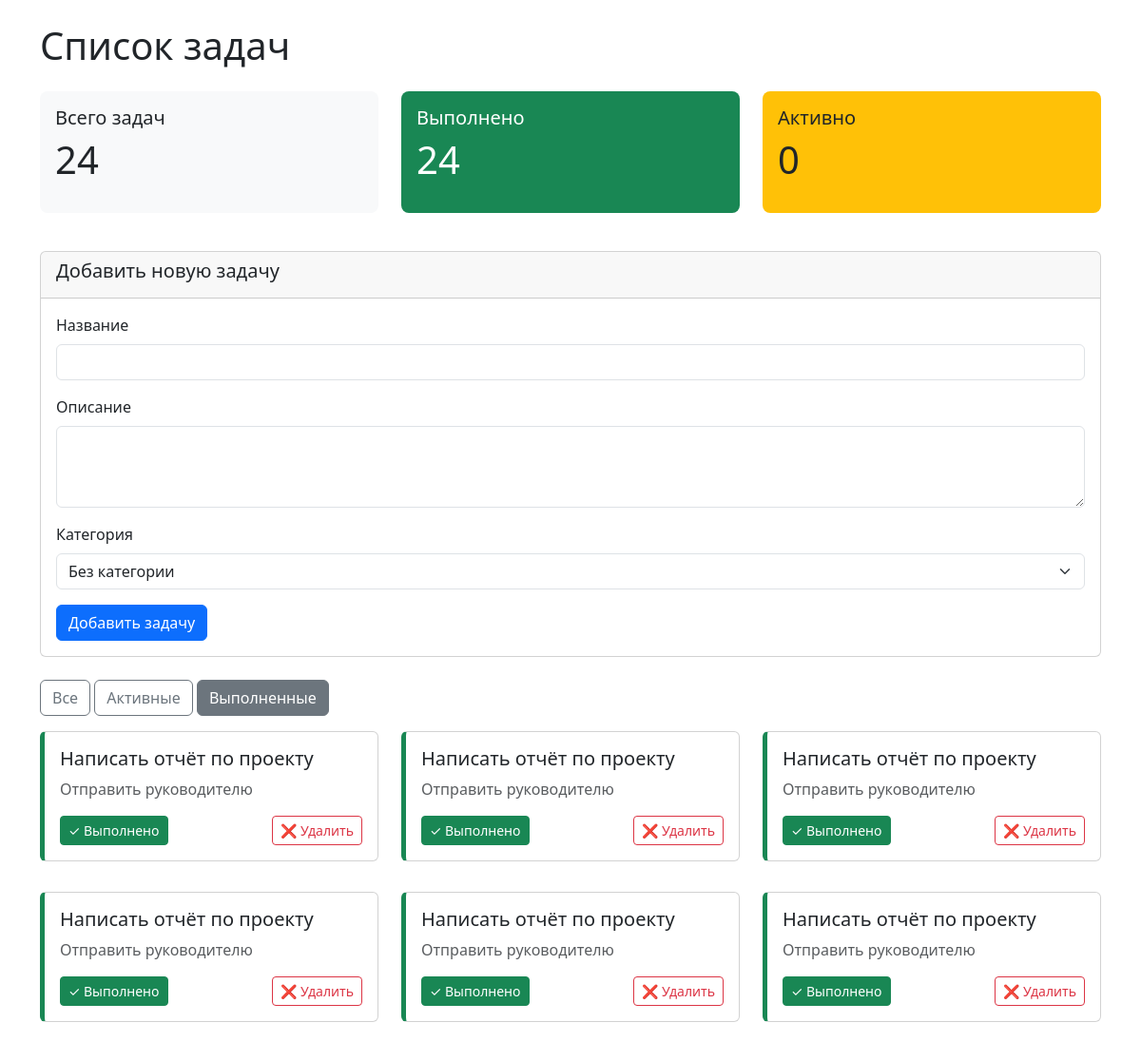
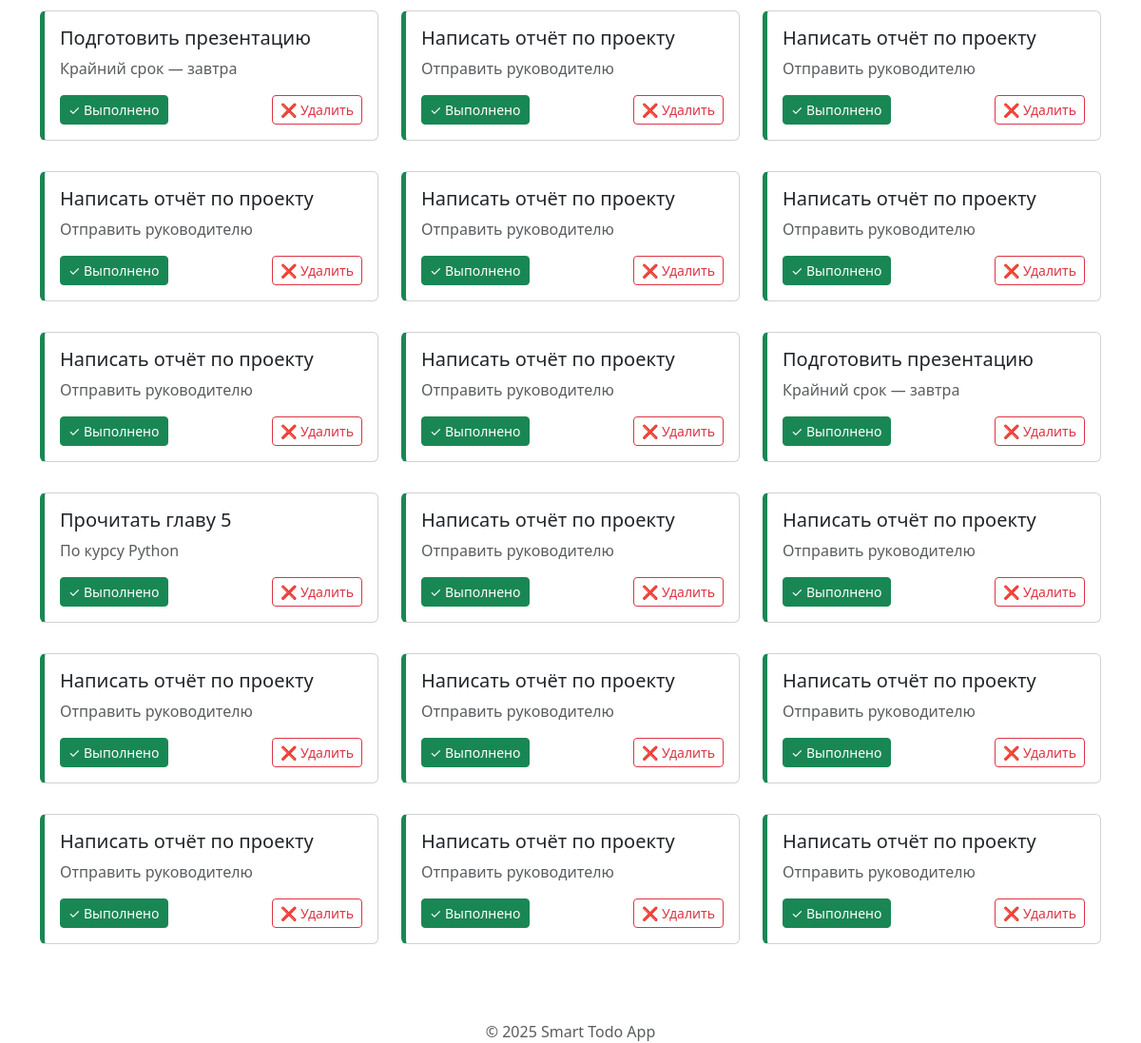
The app's page /?filter=completed with its own data (2 pictures, top to bottom).
### tables this page shows
CREATE TABLE tasks (
            id INTEGER PRIMARY KEY AUTOINCREMENT,
            title TEXT NOT NULL,
            description TEXT,
            category_id INTEGER,
            status TEXT DEFAULT 'pending',
            created_at TIMESTAMP DEFAULT CURRENT_TIMESTAMP,
            FOREIGN KEY (category_id) REFERENCES categories (id) ON DELETE SET NULL
        );

### src/backend/app.py (the view, shortened to what this page needs)
@app.route('/')
def index():
    conn = get_db_connection()
    filter_param = request.args.get('filter', 'all')
    categories = conn.execute("SELECT * FROM categories").fetchall()
    if filter_param == 'active':
        tasks = conn.execute("""
            SELECT t.id, t.title, t.description, t.status, t.created_at,
                   c.id as category_id, c.name as category_name
            FROM tasks t
            LEFT JOIN categories c ON t.category_id = c.id
            WHERE t.status != 'completed'
            ORDER BY t.created_at DESC
        """).fetchall()
    elif filter_param == 'completed':
        tasks = conn.execute("""
            SELECT t.id, t.title, t.description, t.status, t.created_at,
                   c.id as category_id, c.name as category_name
            FROM tasks t
            LEFT JOIN categories c ON t.category_id = c.id
            WHERE t.status = 'completed'
            ORDER BY t.created_at DESC
        """).fetchall()
    total = len(tasks)
    completed = len([t for t in tasks if t['status'] == 'completed'])
    active = total - completed
    conn.close()
    return render_template(
        'tasks_list.html',
        tasks=tasks,
        categories=categories,
        total_tasks=total,
        completed_tasks=completed,
        active_tasks=active,
        filter=filter_param
    )

### src/backend/app.py (called while the page is built)
def get_db_connection():
    conn = sqlite3.connect(DATABASE_PATH)
    conn.row_factory = sqlite3.Row
    return conn

### src/backend/templates/tasks_list.html (shortened to what this page needs)
{% extends "base.html" %}
{% block header %}Список задач{% endblock %}
{% block content %}
    <div class="row mb-4">
        <div class="col-md-4">
            <div class="stat-box bg-light">
                <h5>Всего задач</h5>
                <p class="display-6">{{ total_tasks }}</p>
            </div>
        </div>
        <div class="col-md-4">
            <div class="stat-box bg-success text-white">
                <h5>Выполнено</h5>
                <p class="display-6">{{ completed_tasks }}</p>
            </div>
        </div>
        <div class="col-md-4">
            <div class="stat-box bg-warning">
                <h5>Активно</h5>
                <p class="display-6">{{ active_tasks }}</p>
            </div>
        </div>
    </div>
    <div class="card mb-4">
        <div class="card-header">
            <h5>Добавить новую задачу</h5>
        </div>
        <div class="card-body">
            <form method="POST" action="/tasks">
                <div class="mb-3">
                    <label for="title" class="form-label">Название</label>
                    <input type="text" class="form-control" id="title" name="title" required>
                </div>
                <div class="mb-3">
                    <label for="description" class="form-label">Описание</label>
                    <textarea class="form-control" id="description" name="description" rows="3"></textarea>
                </div>
                <div class="mb-3">
                    <label for="category_id" class="form-label">Категория</label>
                    <select class="form-select" id="category_id" name="category_id">
                        <option value="">Без категории</option>
                    </select>
                </div>
                <button type="submit" class="btn btn-primary">Добавить задачу</button>
            </form>
        </div>
    </div>
    <div class="mb-3">
        <a href="/" class="btn btn-outline-secondary {% if filter == 'all' %}active{% endif %}">Все</a>
        <a href="/?filter=active" class="btn btn-outline-secondary {% if filter == 'active' %}active{% endif %}">Активные</a>
        <a href="/?filter=completed" class="btn btn-outline-secondary {% if filter == 'completed' %}active{% endif %}">Выполненные</a>
    </div>
    <div class="row">
        {% for task in tasks %}
            <div class="col-md-6 col-lg-4 mb-3">
                <div class="card task-card status-{{ task.status }}">
                    <div class="card-body">
                        <h5 class="card-title">{{ task.title }}</h5>
                        {% if task.description %}
                            <p class="card-text text-muted">{{ task.description }}</p>
                        {% endif %}
                        <div class="mt-3 d-flex justify-content-between">
                            <form method="POST" action="/tasks/{{ task.id }}/toggle" style="display:inline;">
                                <button type="submit" class="btn btn-sm {% if task.status == 'completed' %}btn-success{% else %}btn-outline-success{% endif %}">
                                    {% if task.status == 'completed' %}✓ Выполнено{% else %}➤ Выполнить{% endif %}
                                </button>
                            </form>
                            <form method="POST" action="/tasks/{{ task.id }}/delete" style="display:inline;">
                                <button type="submit" class="btn btn-sm btn-outline-danger" onclick="return confirm('Удалить задачу?')">
                                    ❌ Удалить
                                </button>
                            </form>
                        </div>
                    </div>
                </div>
            </div>
        {% endfor %}
    </div>
{% endblock %}

### src/backend/templates/base.html (style rules this page uses)
.task-card { margin-bottom: 1rem; border-left-width: 5px; }
.status-completed { border-left-color: #198754; }
.stat-box { padding: 1rem; border-radius: 0.5rem; margin-bottom: 1rem; }

### records on screen
tasks: title "Написать отчёт по проекту", description "Отправить руководителю", status "✓ Выполнено"
tasks: title "Написать отчёт по проекту", description "Отправить руководителю", status "✓ Выполнено"
tasks: title "Написать отчёт по проекту", description "Отправить руководителю", status "✓ Выполнено"
tasks: title "Написать отчёт по проекту", description "Отправить руководителю", status "✓ Выполнено"
tasks: title "Написать отчёт по проекту", description "Отправить руководителю", status "✓ Выполнено"
tasks: title "Написать отчёт по проекту", description "Отправить руководителю", status "✓ Выполнено"
tasks: title "Подготовить презентацию", description "Крайний срок — завтра", status "✓ Выполнено"
tasks: title "Написать отчёт по проекту", description "Отправить руководителю", status "✓ Выполнено"
tasks: title "Написать отчёт по проекту", description "Отправить руководителю", status "✓ Выполнено"
tasks: title "Написать отчёт по проекту", description "Отправить руководителю", status "✓ Выполнено"
tasks: title "Написать отчёт по проекту", description "Отправить руководителю", status "✓ Выполнено"
tasks: title "Написать отчёт по проекту", description "Отправить руководителю", status "✓ Выполнено"
tasks: title "Написать отчёт по проекту", description "Отправить руководителю", status "✓ Выполнено"
tasks: title "Написать отчёт по проекту", description "Отправить руководителю", status "✓ Выполнено"
tasks: title "Подготовить презентацию", description "Крайний срок — завтра", status "✓ Выполнено"
tasks: title "Прочитать главу 5", description "По курсу Python", status "✓ Выполнено"
tasks: title "Написать отчёт по проекту", description "Отправить руководителю", status "✓ Выполнено"
tasks: title "Написать отчёт по проекту", description "Отправить руководителю", status "✓ Выполнено"
tasks: title "Написать отчёт по проекту", description "Отправить руководителю", status "✓ Выполнено"
tasks: title "Написать отчёт по проекту", description "Отправить руководителю", status "✓ Выполнено"
tasks: title "Написать отчёт по проекту", description "Отправить руководителю", status "✓ Выполнено"
tasks: title "Написать отчёт по проекту", description "Отправить руководителю", status "✓ Выполнено"
tasks: title "Написать отчёт по проекту", description "Отправить руководителю", status "✓ Выполнено"
tasks: title "Написать отчёт по проекту", description "Отправить руководителю", status "✓ Выполнено"

### other values on screen
{{ total_tasks }} "24"
{{ completed_tasks }} "24"
{{ active_tasks }} "0"
